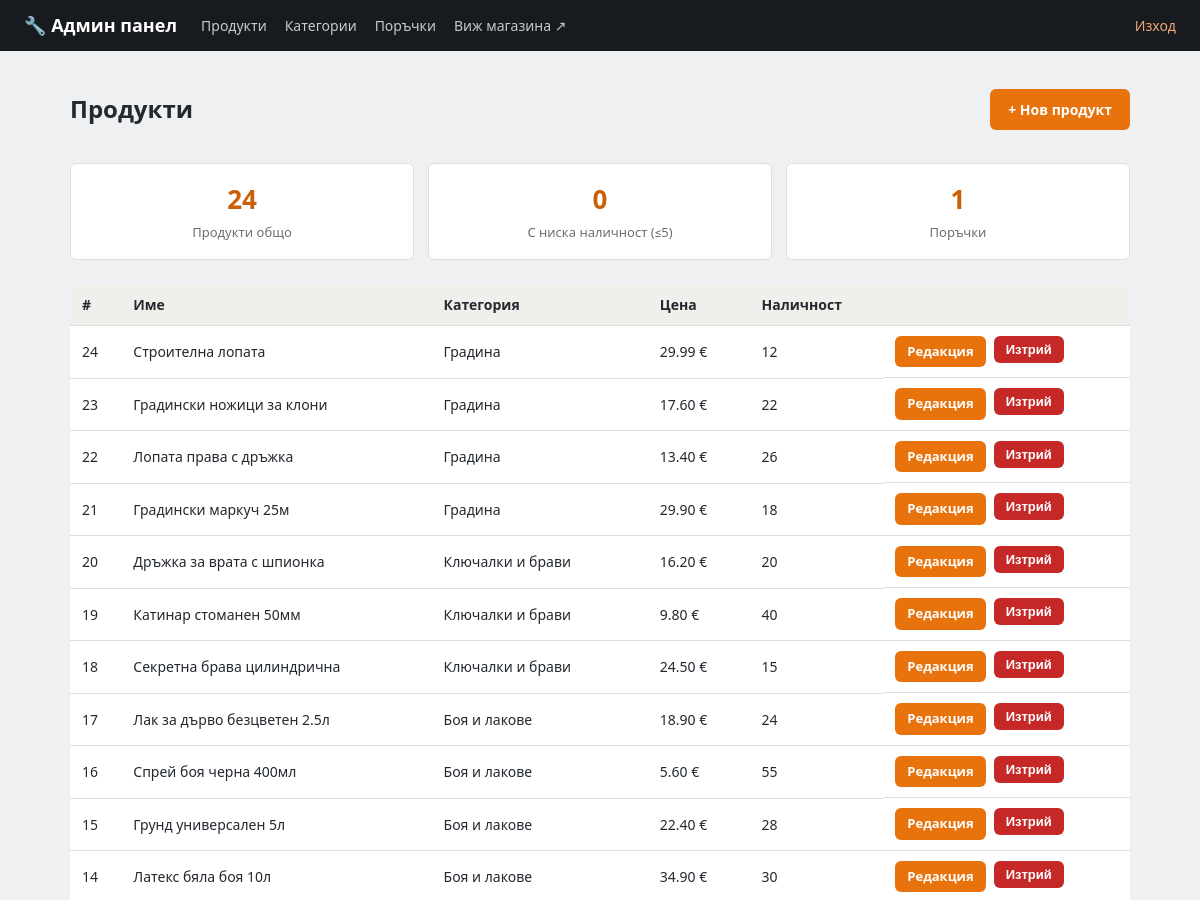
Before: /admin (signed in, upper part) with the older database file.
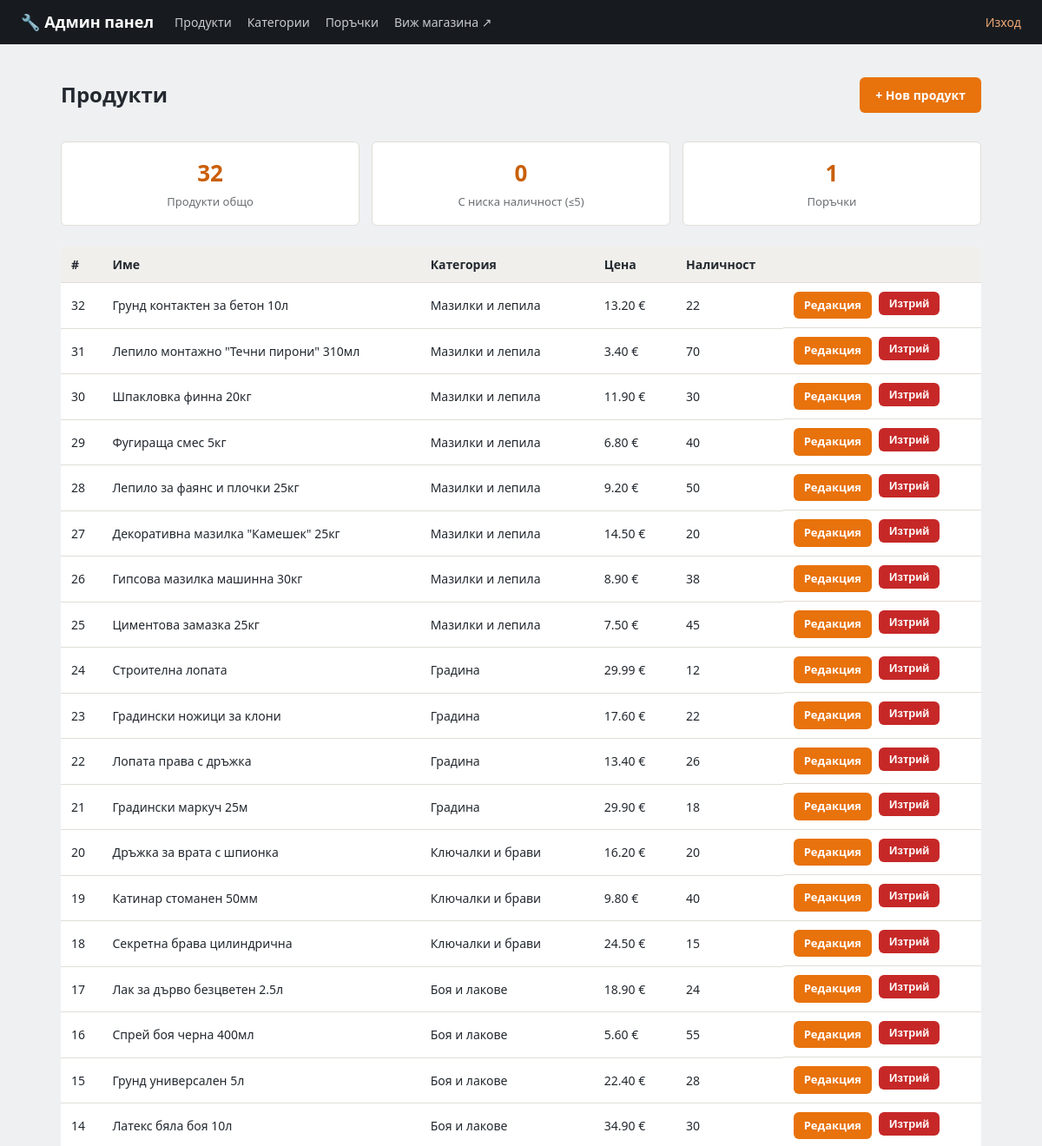
After: the same page with the newer database file.
### models.py (models this page shows, shortened)
class Product(db.Model):
    __tablename__ = 'products'
    id = db.Column(db.Integer, primary_key=True)
    name = db.Column(db.String(200), nullable=False)
    description = db.Column(db.Text, default='')
    price = db.Column(db.Float, nullable=False)
    stock = db.Column(db.Integer, default=0)
    image_url = db.Column(db.String(300), default='')
    category_id = db.Column(db.Integer, db.ForeignKey('categories.id'), nullable=False)

class Category(db.Model):
    __tablename__ = 'categories'
    id = db.Column(db.Integer, primary_key=True)
    name = db.Column(db.String(100), nullable=False, unique=True)
    products = db.relationship('Product', backref='category', lazy=True)

### app.py (the view)
@app.route('/admin')
@admin_required
def admin_dashboard():
    products = Product.query.order_by(Product.id.desc()).all()
    low_stock_count = Product.query.filter(Product.stock <= 5).count()
    orders_count = Order.query.count()
    new_orders_count = Order.query.filter_by(status='нова').count()
    return render_template('admin/dashboard.html', products=products,
                            low_stock_count=low_stock_count, orders_count=orders_count,
                            new_orders_count=new_orders_count)

### app.py (called while the page is built)
@app.context_processor
def inject_whatsapp_number():
    return {'whatsapp_number': app.config['WHATSAPP_NUMBER']}

def admin_required(view_func):
    @wraps(view_func)
    def wrapper(*args, **kwargs):
        if not session.get('is_admin'):
            flash('Моля, влезте в системата.', 'error')
            return redirect(url_for('admin_login', next=request.path))
        return view_func(*args, **kwargs)
    return wrapper

### templates/admin/dashboard.html (shortened to what this page needs)
{% extends 'admin/base.html' %}
{% block content %}
<div class="admin-header-row">
    <h1 class="page-title">Продукти</h1>
    <a href="{{ url_for('admin_product_new') }}" class="btn">+ Нов продукт</a>
</div>
<div class="admin-stats">
    <div class="stat-card">
        <div class="stat-number">{{ products|length }}</div>
        <div class="stat-label">Продукти общо</div>
    </div>
    <div class="stat-card {% if low_stock_count %}stat-warning{% endif %}">
        <div class="stat-number">{{ low_stock_count }}</div>
        <div class="stat-label">С ниска наличност (≤5)</div>
    </div>
    <a href="{{ url_for('admin_orders') }}" class="stat-card stat-link {% if new_orders_count %}stat-warning{% endif %}">
        <div class="stat-number">{{ orders_count }}</div>
        <div class="stat-label">Поръчки{% if new_orders_count %} · {{ new_orders_count }} нови{% endif %}</div>
    </a>
</div>
{% if products %}
<table class="admin-table">
    <thead>
        <tr>
            <th>#</th>
            <th>Име</th>
            <th>Категория</th>
            <th>Цена</th>
            <th>Наличност</th>
            <th></th>
        </tr>
    </thead>
    <tbody>
        {% for p in products %}
        <tr>
            <td>{{ p.id }}</td>
            <td>{{ p.name }}</td>
            <td>{{ p.category.name }}</td>
            <td>{{ '%.2f'|format(p.price) }} €</td>
            <td class="{% if p.stock <= 5 %}stock-low{% endif %}">{{ p.stock }}</td>
            <td class="admin-actions">
                <a href="{{ url_for('admin_product_edit', product_id=p.id) }}" class="btn btn-small">Редакция</a>
                <form action="{{ url_for('admin_product_delete', product_id=p.id) }}" method="post"
                      onsubmit="return confirm('Изтриване на \'{{ p.name }}\'?');">
                    <button type="submit" class="btn btn-small btn-danger">Изтрий</button>
                </form>
            </td>
        </tr>
        {% endfor %}
    </tbody>
</table>
{% else %}
<p class="empty-msg">Все още няма продукти. <a href="{{ url_for('admin_product_new') }}">Добавете първия</a>.</p>
{% endif %}
{% endblock %}

### templates/admin/base.html (shortened to what this page needs)
<!DOCTYPE html>
<html lang="bg">
<head>
<link rel="stylesheet" href="{{ url_for('static', filename='css/style.css') }}">
<link rel="stylesheet" href="{{ url_for('static', filename='css/admin.css') }}">
</head>
<body class="admin-body">
<header class="admin-topbar">
    <a href="{{ url_for('admin_dashboard') }}" class="brand">🔧 Админ панел</a>
    <nav class="admin-nav">
        <a href="{{ url_for('admin_dashboard') }}">Продукти</a>
        <a href="{{ url_for('admin_categories') }}">Категории</a>
        <a href="{{ url_for('admin_orders') }}">Поръчки</a>
        <a href="{{ url_for('index') }}" target="_blank">Виж магазина ↗</a>
    </nav>
    <a href="{{ url_for('admin_logout') }}" class="admin-logout">Изход</a>
</header>
<main class="admin-container">
    {% block content %}{% endblock %}
</main>
</body>
</html>

### static/css/style.css (style rules this page uses)
:root { --steel: #23292f; --steel-dark: #171b1f; --accent: #e8720c; --accent-dark: #c95f07; --bg: #f4f3f1; --card-bg: #ffffff; --border: #e1ded8; --text: #23292f; --text-light: #6b6f73; --success: #2e7d32; --danger: #c62828; --radius: 6px; }
* { box-sizing: border-box; }
body { margin: 0; font-family: 'Segoe UI', Roboto, Arial, sans-serif; background: var(--bg); color: var(--text); line-height: 1.5; }
a { color: inherit; text-decoration: none; }
.brand { font-size: 22px; font-weight: 700; color: #fff; white-space: nowrap; }
.page-title { font-size: 24px; margin-bottom: 16px; }
.btn { display: inline-block; background: var(--accent); color: #fff; border: none; padding: 10px 18px; border-radius: var(--radius); font-weight: 600; cursor: pointer; font-size: 14px; }
.btn-small { padding: 6px 12px; font-size: 13px; }

### static/css/admin.css (style rules this page uses)
.admin-body { background: #eef0f2; }
.admin-topbar { background: var(--steel-dark); color: #fff; display: flex; align-items: center; gap: 24px; padding: 12px 24px; }
.admin-topbar .brand { color: #fff; font-size: 18px; font-weight: 700; }
.admin-nav { display: flex; gap: 18px; flex: 1; }
.admin-nav a { color: #c7c9cc; font-size: 14px; }
.admin-logout { color: #f0a875; font-size: 14px; }
.admin-container { max-width: 1100px; margin: 0 auto; padding: 24px 20px 60px; }
.admin-header-row { display: flex; align-items: center; justify-content: space-between; margin-bottom: 20px; }
.admin-stats { display: grid; grid-template-columns: repeat(auto-fit, minmax(160px, 1fr)); gap: 14px; margin-bottom: 24px; }
.stat-card { background: var(--card-bg); border: 1px solid var(--border); border-radius: var(--radius); padding: 16px; text-align: center; }
.stat-number { font-size: 26px; font-weight: 700; color: var(--accent-dark); }
.stat-label { font-size: 13px; color: var(--text-light); margin-top: 4px; }
.admin-table { width: 100%; border-collapse: collapse; background: var(--card-bg); border-radius: var(--radius); overflow: hidden; }
.admin-table th, .admin-table td { padding: 10px 12px; border-bottom: 1px solid var(--border); text-align: left; font-size: 14px; }
.admin-table th { background: #f0efec; }
.admin-actions { display: flex; gap: 8px; }
.btn-danger { background: var(--danger); }
.stat-link { text-decoration: none; display: block; }

Changed rows visible on the page:
added Product: id "32", name "Грунд контактен за бетон 10л", category.name "Мазилки и лепила", price "13.20", stock "22"
added Product: id "31", name "Лепило монтажно \"Течни пирони\" 310мл", category.name "Мазилки и лепила", price "3.40", stock "70"
added Product: id "30", name "Шпакловка финна 20кг", category.name "Мазилки и лепила", price "11.90", stock "30"
added Product: id "29", name "Фугираща смес 5кг", category.name "Мазилки и лепила", price "6.80", stock "40"
added Product: id "28", name "Лепило за фаянс и плочки 25кг", category.name "Мазилки и лепила", price "9.20", stock "50"
added Product: id "27", name "Декоративна мазилка \"Камешек\" 25кг", category.name "Мазилки и лепила", price "14.50", stock "20"
added Product: id "26", name "Гипсова мазилка машинна 30кг", category.name "Мазилки и лепила", price "8.90", stock "38"
added Product: id "25", name "Циментова замазка 25кг", category.name "Мазилки и лепила", price "7.50", stock "45"
Other visible differences:
{{ products|length }}: "24" → "32"
